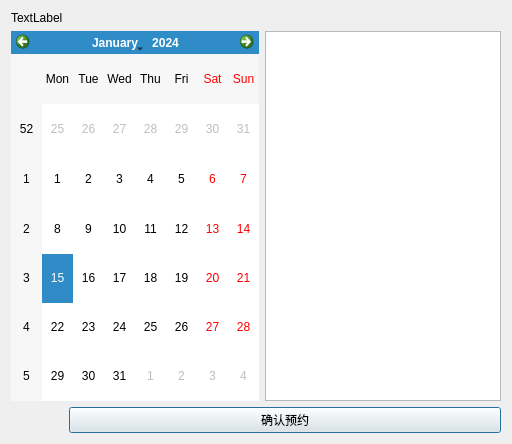
<?xml version="1.0" encoding="UTF-8"?>
<ui version="4.0">
 <class>TimeSelectionDialog</class>
 <widget class="QDialog" name="TimeSelectionDialog">
  <property name="geometry">
   <rect>
    <x>0</x>
    <y>0</y>
    <width>512</width>
    <height>444</height>
   </rect>
  </property>
  <property name="windowTitle">
   <string>Dialog</string>
  </property>
  <layout class="QFormLayout" name="formLayout">
   <item row="0" column="0">
    <widget class="QLabel" name="doctorInfoLabel">
     <property name="text">
      <string>TextLabel</string>
     </property>
    </widget>
   </item>
   <item row="1" column="0" colspan="2">
    <layout class="QHBoxLayout" name="horizontalLayout">
     <item>
      <widget class="QCalendarWidget" name="calendarWidget"/>
     </item>
     <item>
      <widget class="QListWidget" name="timeSlotsListWidget"/>
     </item>
    </layout>
   </item>
   <item row="2" column="1">
    <widget class="QPushButton" name="confirmButton">
     <property name="text">
      <string>确认预约</string>
     </property>
    </widget>
   </item>
  </layout>
 </widget>
 <resources/>
 <connections/>
</ui>
